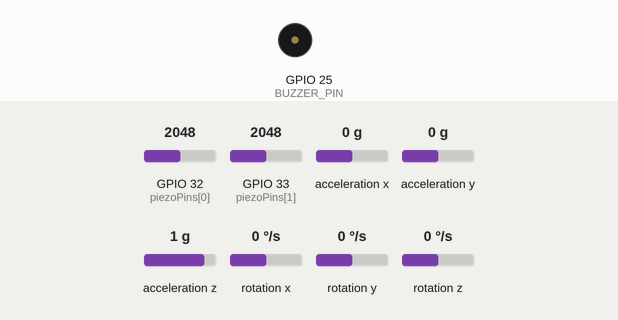
Simulated run of this sketch. Board: ESP32. Parts: buzzer (waves = sounding, pin HIGH). The test bench sets the inputs (shaded band); at power-on: GPIO 32 (piezoPins[0]) = 2048, GPIO 33 (piezoPins[1]) = 2048, acceleration x 0 g, acceleration y 0 g, acceleration z 1 g, rotation x 0 °/s, rotation y 0 °/s, rotation z 0 °/s. Nothing arrives over Bluetooth unless stated; a phone connects over Bluetooth LE 3 s after start; what the sketch prints to the serial monitor is not drawn.

Above: at 2.7 s.
Timing chart, 0 to 5.0 s (numbered marks = the images above):
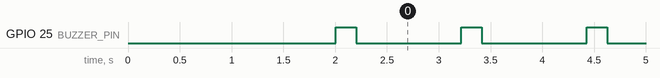

The sketch:

smartheadgear.ino
```cpp
#include <Wire.h>
#include <I2Cdev.h>
#include <MPU6050.h>

#include <BLEDevice.h>
#include <BLEServer.h>
#include <BLEUtils.h>
#include <BLE2902.h>

// ================= BLE UUIDs =================
#define SERVICE_UUID        "12345678-1234-1234-1234-1234567890ab"
#define CHARACTERISTIC_UUID "abcd1234-5678-90ab-cdef-1234567890ab"

BLECharacteristic *pCharacteristic;

// ================= IMUs =================
MPU6050 imuFront(0x68);   // AD0 -> GND
MPU6050 imuSide(0x69);    // AD0 -> 3.3V

// ================= PINS =================
#define BUZZER_PIN 25
int piezoPins[2] = {32, 33};   // ONLY 2 PIEZOS

// ================= THRESHOLDS =================
#define PIEZO_THRESHOLD 120
#define ACC_THRESHOLD   1.3

// ================= IMPACT COUNTER =================
int impactCount = 0;
unsigned long lastImpactTime = 0;
const unsigned long COOLDOWN = 1000; // ms

// ================= SETUP =================
void setup() {
  Serial.begin(115200);
  delay(2000);

  Serial.println("Starting Smart Headgear BLE...");

  // I2C
  Wire.begin(21, 22);

  // Buzzer
  pinMode(BUZZER_PIN, OUTPUT);
  digitalWrite(BUZZER_PIN, LOW);

  // IMUs
  imuFront.initialize();
  imuSide.initialize();

  // BLE INIT
  BLEDevice::init("Smart_Headgear");
  BLEDevice::setMTU(185);

  BLEServer *pServer = BLEDevice::createServer();
  BLEService *pService = pServer->createService(SERVICE_UUID);

  pCharacteristic = pService->createCharacteristic(
                      CHARACTERISTIC_UUID,
                      BLECharacteristic::PROPERTY_NOTIFY
                    );

  pCharacteristic->addDescriptor(new BLE2902());
  pService->start();

  BLEDevice::getAdvertising()->start();
  Serial.println("BLE advertising started");
}

// ================= FUNCTION =================
float readAcceleration(MPU6050 &imu) {
  int16_t ax, ay, az;
  imu.getAcceleration(&ax, &ay, &az);

  float x = ax / 16384.0;
  float y = ay / 16384.0;
  float z = az / 16384.0;

  return sqrt(x * x + y * y + z * z);
}

// ================= LOOP =================
void loop() {

  bool piezoImpact = false;
  bool imuImpact   = false;

  String data = "";

  // -------- PIEZO READINGS --------
  data += "Piezos: ";
  for (int i = 0; i < 2; i++) {
    int val = analogRead(piezoPins[i]);
    data += String(val) + " ";
    if (val > PIEZO_THRESHOLD) piezoImpact = true;
  }

  // -------- IMU READINGS --------
  float accFront = readAcceleration(imuFront);
  float accSide  = readAcceleration(imuSide);

  data += "| Front IMU: " + String(accFront, 2) + " g ";
  data += "| Side IMU: "  + String(accSide, 2)  + " g ";

  if (accFront > ACC_THRESHOLD || accSide > ACC_THRESHOLD)
    imuImpact = true;

  // -------- IMPACT LOGIC --------
  unsigned long now = millis();

  if ((piezoImpact || imuImpact) && (now - lastImpactTime > COOLDOWN)) {
    impactCount++;
    lastImpactTime = now;

    data += "| ⚠ IMPACT DETECTED ⚠ Count: " + String(impactCount);

    digitalWrite(BUZZER_PIN, HIGH);
    delay(200);
    digitalWrite(BUZZER_PIN, LOW);
  } else {
    data += "| Impact: Normal";
  }

  // -------- SEND BLE DATA --------
  pCharacteristic->setValue(data.c_str());
  pCharacteristic->notify();

  Serial.println(data);
  delay(500);
}
```

Measured:
- by itself, GPIO 25 (BUZZER_PIN): alternates HIGH for 0.20 s and LOW for 1.0 s
